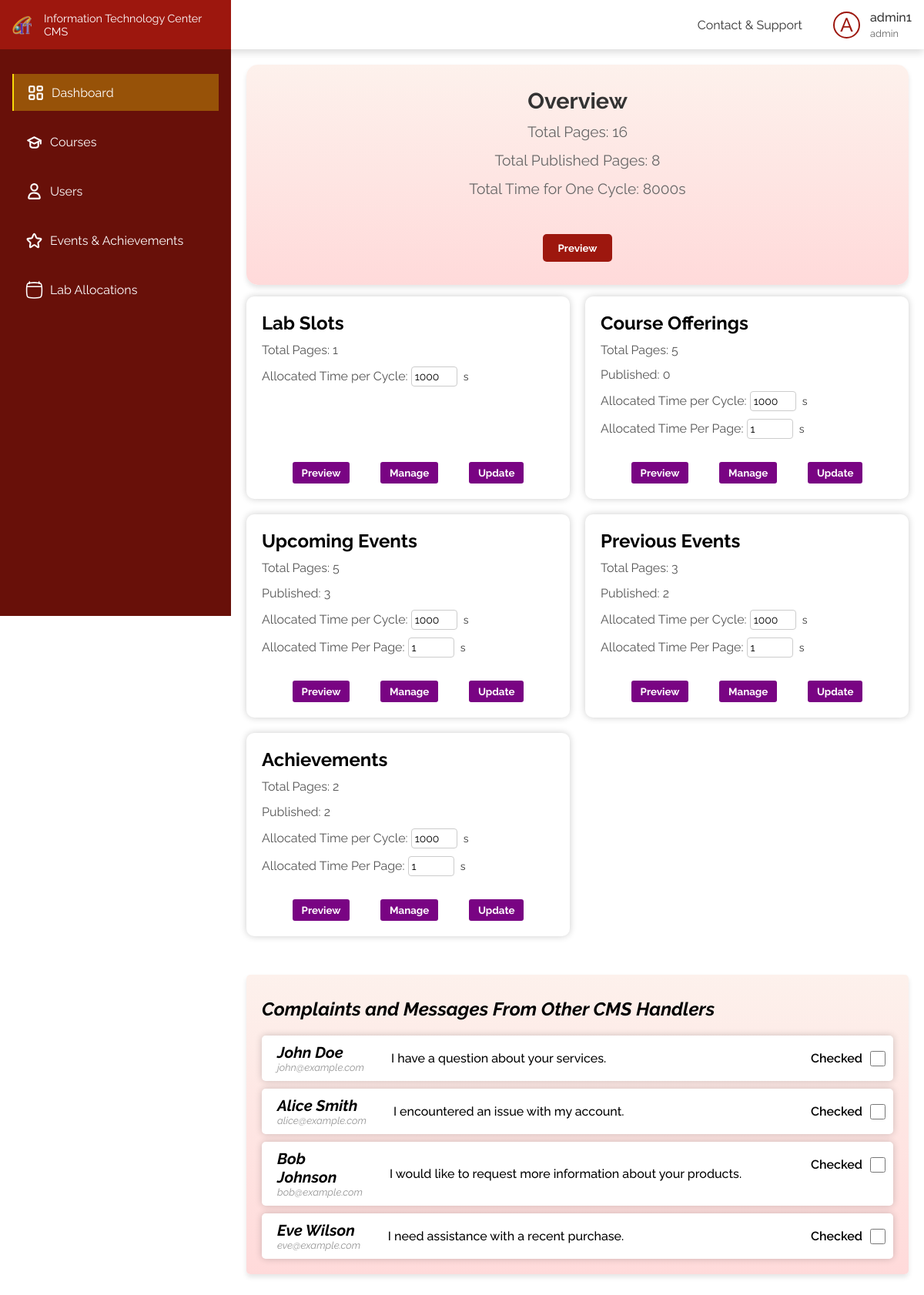
The app's page / (signed in) with its own data.
### tables this page shows
CREATE TABLE IF NOT EXISTS `user` (
  `u_id` int(10) UNSIGNED NOT NULL AUTO_INCREMENT,
  `user_name` varchar(50) NOT NULL,
  `email` varchar(100) NOT NULL,
  `password` varchar(255) NOT NULL,
  `contact` varchar(20) NOT NULL,
  `clearense` varchar(20) NOT NULL,
  PRIMARY KEY (`u_id`)
);

CREATE TABLE IF NOT EXISTS `achievement` (
  `a_id` int(11) NOT NULL AUTO_INCREMENT,
  `a_name` varchar(100) DEFAULT NULL,
  `a_desc` varchar(500) DEFAULT NULL,
  `a_date` date DEFAULT NULL,
  `a_img` varchar(100) NOT NULL,
  `added_by` int(11) NOT NULL COMMENT 'F_key - UserId',
  `published` tinyint(4) NOT NULL DEFAULT 0,
  PRIMARY KEY (`a_id`),
  KEY `fk_admin_id` (`added_by`)
);

CREATE TABLE IF NOT EXISTS `contactsupport` (
  `id` int(10) UNSIGNED NOT NULL AUTO_INCREMENT,
  `name` varchar(100) DEFAULT NULL,
  `email` varchar(100) DEFAULT NULL,
  `message` text DEFAULT NULL,
  PRIMARY KEY (`id`)
);

### config.php (called while the page is built, shortened)
<?php
$clearenceStatus = [
    'super_admin' => 2,
    'admin' => 1,
    'course_c' => 0
];

### backend/functions/upcomingevents.php (called while the page is built, shortened)
<?php
include_once $_SERVER['DOCUMENT_ROOT'] . "/config.php";
function getUpcomingEvents()
{
    global $conn;
    $sql = "SELECT * FROM upcoming_event";
    $res = mysqli_query($conn, $sql);
    $result = array();
    if (mysqli_num_rows($res) > 0) {
        while ($row = mysqli_fetch_assoc($res)) {
            $result[] = $row;
        }
    } else {
        $result = array('error' => mysqli_error($conn));
    }
    return $result;
}
function getUpcomingEventsDisplay()
{
    global $conn;
    $formattedToday = date("Y:m:d");
    $sql = "SELECT * FROM upcoming_event WHERE published = 1 AND ? >= display_from AND ? <= display_to";
    $stmt = mysqli_prepare($conn, $sql);
    mysqli_stmt_bind_param($stmt, "ss", $formattedToday, $formattedToday);
    $result = array();
    if (mysqli_stmt_execute($stmt)) {
        $res = mysqli_stmt_get_result($stmt);
        while ($row = mysqli_fetch_assoc($res)) {
            $result[] = $row;
        }
    } else {
        $result = array('error' => mysqli_error($conn));
    }
    return $result;
}

### backend/functions/dashboard.php (called while the page is built, shortened)
<?php
include_once $_SERVER['DOCUMENT_ROOT'] . "/config.php";
include_once $_SERVER['DOCUMENT_ROOT'] . "/backend/functions/previousevents.php";
include_once $_SERVER['DOCUMENT_ROOT'] . "/backend/functions/upcomingevents.php";
include_once $_SERVER['DOCUMENT_ROOT'] . "/backend/functions/course.php";
include_once $_SERVER['DOCUMENT_ROOT'] . "/backend/functions/achivements.php";
function getTimes()
{
    global $conn;
    $dashboardData = array();
    $result = $conn->query("SELECT * FROM `dashboard`");
    while ($row = $result->fetch_assoc()) {
        $dashboardData[$row['feature']] = $row;
    }
    return $dashboardData;
}
function getDashboardData()
{
    $upcomingRows = sizeof(getUpcomingEvents());
    $previousRows = sizeof(getPreviousEvents());
    $achivementRows = sizeof(getAchivements());
    $courseRows = sizeof(getCourses());
    $upcomingPRows = sizeof(getUpcomingEventsDisplay());
    $previousPRows = sizeof(getPreviousEventsDisplay());
    $achivementPRows = sizeof(getAchivementDisplay());
    $coursePRows = sizeof(getCoursesDisplay());
    $result = getTimes();
    $totalPages = 1 + $upcomingRows + $previousRows + $achivementRows + $courseRows;
    $totalPagesP = 1 + $upcomingPRows + $previousPRows + $achivementPRows + $coursePRows;
    $totalTime = 0;
    $pages = array(
        'Lab Slots' => 1,
        'Course Offerings' => $courseRows,
        'Upcoming Events' => $upcomingRows,
        'Previous Events' => $previousRows,
        'Achievements' => $achivementRows,
    );
    $pagesP = array(
        'Lab Slots' => 1,
        'Course Offerings' => $coursePRows,
        'Upcoming Events' => $upcomingPRows,
        'Previous Events' => $previousPRows,
        'Achievements' => $achivementPRows,
    );
    foreach ($result as $key => $time) {
        if ($time['feature'] == 'Lab Slots') {
            $totalTime += (4 * $time['time']);
        } else {
            $totalTime += $time['time'];
        }
    }
    $data = array(
        'total' => array(
            'time' => $totalTime,
            'pages' => $totalPages,
            'pagesP' => $totalPagesP
        )
    );
    foreach ($result as $key => $feature) {
        $data['features'][$feature['feature']] = array(
            'time' => $feature['time'],
            'time_slide' => $feature['time_slide'],
            'pages' => $pages[$feature['feature']],
            'pagesP' => $pagesP[$feature['feature']]
        );
    }
    return $data;
}

### backend/functions/previousevents.php (called while the page is built, shortened)
<?php
include_once $_SERVER['DOCUMENT_ROOT'] . "/config.php";
function getPreviousEvents()
{
    global $conn;
    $sql = "SELECT * FROM previous_event";
    $res = mysqli_query($conn, $sql);
    $result = array();
    if (mysqli_num_rows($res) > 0) {
        while ($row = mysqli_fetch_assoc($res)) {
            $result[] = $row;
        }
    } else {
        $result = array('error' => mysqli_error($conn));
    }
    return $result;
}
function getPreviousEventsDisplay()
{
    global $conn;
    $formattedToday = date("Y:m:d");
    $sql = "SELECT * FROM previous_event WHERE published = 1 AND ? >= display_from AND ? <= display_to";
    $stmt = mysqli_prepare($conn, $sql);
    mysqli_stmt_bind_param($stmt, "ss", $formattedToday, $formattedToday);
    $result = array();
    if (mysqli_stmt_execute($stmt)) {
        $res = mysqli_stmt_get_result($stmt);
        while ($row = mysqli_fetch_assoc($res)) {
            $result[] = $row;
        }
    } else {
        $result = array('error' => mysqli_error($conn));
    }
    return $result;
}

### backend/functions/achivements.php (called while the page is built, shortened)
<?php
include_once $_SERVER['DOCUMENT_ROOT'] . "/config.php";
function getAchivements()
{
    global $conn;
    $sql = "SELECT * FROM achievement";
    $res = mysqli_query($conn, $sql);
    $result = array();
    if (mysqli_num_rows($res) > 0) {
        while ($row = mysqli_fetch_assoc($res)) {
            $result[] = $row;
        }
    } else {
        $result = array('error' => mysqli_error($conn));
    }
    return $result;
}
function getAchivementDisplay()
{
    global $conn;
    $sql = "SELECT * FROM achievement WHERE published = 1";
    $stmt = mysqli_prepare($conn, $sql);
    $result = array();
    if (mysqli_stmt_execute($stmt)) {
        $res = mysqli_stmt_get_result($stmt);
        while ($row = mysqli_fetch_assoc($res)) {
            $result[] = $row;
        }
    } else {
        $result = array('error' => mysqli_error($conn));
    }
    return $result;
}

### backend/functions/course.php (called while the page is built, shortened)
<?php
include_once $_SERVER['DOCUMENT_ROOT'] .  "/config.php";
function getCourses()
{
    global $conn;
    $result = $conn->query("SELECT * FROM course");
    $courses = [];
    while ($row = $result->fetch_assoc()) {
        $courses[] = $row;
    }
    return $courses;
}

### index.php (the view, shortened to what this page needs)
<?php
include_once($_SERVER['DOCUMENT_ROOT'] . "/config.php");
include_once($_SERVER['DOCUMENT_ROOT'] . "/includes/header.php");
include_once $_SERVER['DOCUMENT_ROOT'] . "/backend/functions/dashboard.php";
$data = getDashboardData();
?>
<!DOCTYPE html>
<html lang="en">
<head>
    <link rel="stylesheet" href="/css/dashboard.css">
</head>
<body>
    <div class="flex-box">
        <div class="left">
            <?php
            include_once(APP_ROOT . "/includes/sidebar.php");
            ?>
        </div>
        <div class="right">
            <?php
            include_once(APP_ROOT . "/includes/header.php");
            ?>
            <?php
            if ($clearenceStatus[$_SESSION['clearense']] > 0) {
            ?>
                <div class="dashboard-content">
                    <div class="widget elegant-widget" id="overview-widget">
                        <h2 class="widget-title">Overview</h2>
                        <p class="widget-info" id="total-pages">Total Pages:
                            <?= $data['total']['pages'] ?>
                        </p>
                        <p class="widget-info" id="total-published-pages">Total Published Pages:
                            <?= $data['total']['pagesP'] ?>
                        </p>
                        <p class="widget-info" id="total-time-for-cycle">Total Time for One Cycle:
                            <?= $data['total']['time'] ?>s
                        </p>
                        <div class="widget-buttons">
                            <a href="/pages/preview"><button class="preview-button">Preview</button></a>
                        </div>
                    </div>
                    <div class="dashboard-widgets">
                        <?php
                        foreach ($data['features'] as $key => $feature) {
                        ?>
                            <div class="widget">
                                <h2 class="widget-title">
                                    <?= $key ?>
                                </h2>
                                <p class="widget-info">Total Pages:
                                    <?= $feature['pages'] ?>
                                </p>
                                <?php if ($key != 'Lab Slots') { ?>
                                    <p class="widget-info">Published:
                                        <?= $feature['pagesP'] ?>
                                    </p>
                                <?php } ?>
                                <form method="POST" action="/backend/api/dashboard/update.php">
                                    <p class="widget-info">
                                        Allocated Time per Cycle:
                                        <input type="number" name="time" value="<?= $feature['time'] ?>" class="allocated-time-input">
                                        <span class="time-unit">s</span>
                                    </p>
                                    <?php if ($key != 'Lab Slots') { ?>
                                        <p class="widget-info">
                                            Allocated Time Per Page:
                                            <input type="number" name="time_slide" min="1" value="<?= $feature['time_slide'] ?>" class="allocated-time-input">
                                            <span class="time-unit">s</span>
                                        </p>
                                    <?php } ?>
                                    <div class="widget-buttons">
                                        <button class="preview-button">Preview</button>
                                        <button class="manage-button">Manage</button>
                                        <button type="submit" class="update-button">Update</button>
                                    </div>
                                </form>
                            </div>
                        <?php
                        }
                        ?>
                    </div>
                </div>
                <div class="contact-support">
                    <?php
                    $query = "SELECT * FROM `contactsupport`";
                    $result = mysqli_query($conn, $query);
                    if ($result) {
                        echo '<div class="custom-large-card">';
                        echo "<h2><i>Complaints and Messages From Other CMS Handlers</i></h2>";
                        while ($row = mysqli_fetch_assoc($result)) {
                            echo '<div class="custom-card">';
                            echo '<div class="name-email">';
                            echo '<h3>' . $row['name'] . '</h3>';
                            echo '<h5>' . $row['email'] . '</h5>';
                            echo '</div>';
                            echo '<p>' . $row['message'] . '</p>';
                            echo '<div class="checkbox">';
                            echo '<label for="checked">Checked</label>';
                            echo '<input type="checkbox" id="checked" name="checked">';
                            echo '</div>';
                            echo '</div>';
                        }
                        echo '</div>';
                    } else {
                        echo "Error: " . mysqli_error($conn);
                    }
                    ?>
                </div>
            <?php } ?>
        </div>
</body>
</html>

### includes/header.php (shortened to what this page needs)
<?php
include $_SERVER['DOCUMENT_ROOT'] . "/includes/header_core.php";
if (isset($_SESSION['user_id'])) {
  $user_id = $_SESSION['user_id'];
  $sql = "SELECT user_name, clearense FROM user WHERE u_id = ?";
  $stmt = $conn->prepare($sql);
  $stmt->bind_param("i", $user_id);
  $stmt->execute();
  $result = $stmt->get_result();
  if ($row = $result->fetch_assoc()) {
    $username = $row['user_name'];
    $role = $row['clearense'];
  }
}
?>
<!DOCTYPE html>
<html lang="en">
<head>
  <link rel="stylesheet" href="/css/header.css">
</head>
<body>
  <header>
    <div class="menu">
      <ul>
        <li><a href="/pages/contactNsupport.php">Contact & Support</a></li>
      </ul>
    </div>
    <div class="profile">
      <div class="img"><?php echo isset($username) ? strtoupper(substr($username, 0, 1)) : 'G'; ?></div>
      <h5><?php echo isset($username) ? $username : 'Guest'; ?></h5>
      <p><?php echo isset($role) ? $role : 'Guest'; ?></p>
    </div>
  </header>
</body>
</html>

### css/styles.css (style rules this page uses)
* { margin: 0; padding: 0; box-sizing: border-box; font-family: "Raleway", sans-serif; }
:root { --color-1: #9d170e; --color-2: #f9db08; --color-3: #305fa6; --color-4: #00b007; --color-5: #790483; --color-text-1: #333; --color-text-2: #666; --color-shade-1: #681009; }
a { text-decoration: none; }
.flex-box { display: flex; }
.left { width: 300px; }
.right { width: calc(100% - 300px); padding-top: 4rem; }

### css/header.css (style rules this page uses)
header { color: var(--color-text-1); box-shadow: 0 4px 10px rgba(0, 0, 0, 0.146); position: fixed; left: 0; top: 0; z-index: 10; background-color: white; display: flex; align-items: center; height: 4rem; gap: 0.5rem; width: 100%; padding: 0 1rem; }
.menu { display: flex; align-items: center; margin-left: auto; }
.menu ul { list-style: none; display: flex; gap: 1.2rem; }
.menu ul li { cursor: pointer; position: relative; font-weight: 400; font-size: 1rem; }
.menu ul li a { color: var(--color-text-1); }
.menu ul li:before { content: ""; position: absolute; bottom: -4px; left: 0; width: 0; height: 2px; background-color: transparent; transition: width 0.3s ease-in-out, background-color 0.3s ease-in-out; }
.profile { margin-left: 2rem; display: grid; grid-template-columns: 40px auto; gap: 0.25rem 0.5rem; align-items: center; cursor: pointer; }
.profile h5 { font-weight: 500; font-size: 1rem; }
.profile p { grid-column: 2; font-size: 0.8rem; color: var(--color-text-2); }
.profile .img { display: flex; font-size: 25px; align-items: center; justify-content: center; font-weight: 500; height: 35px; width: 35px; border-radius: 50%; grid-row: 1/3; border: 2px solid var(--color-1); color: var(--color-1); }

### records on screen
user: user_name "A", user_name "admin1", clearense "admin"
achievement: key "Achievements", a_id "2", time "1000", time_slide "1"
contactsupport: name "John Doe", email "john@example.com", message "I have a question about your services."
contactsupport: name "Alice Smith", email "alice@example.com", message "I encountered an issue with my account."
contactsupport: name "Bob Johnson", email "bob@example.com", message "I would like to request more information about your products."
contactsupport: name "Eve Wilson", email "eve@example.com", message "I need assistance with a recent purchase."

### other values on screen
$data['total']['pages'] "16"
$data['total']['pagesP'] "8"
$data['total']['time'] "8000"
$key "Lab Slots"
$feature['pages'] "1"
$key "Course Offerings"
$feature['pages'] "5"
$feature['pagesP'] "0"
$key "Upcoming Events"
$feature['pagesP'] "3"
$key "Previous Events"
$feature['pages'] "3"
$feature['pagesP'] "2"
